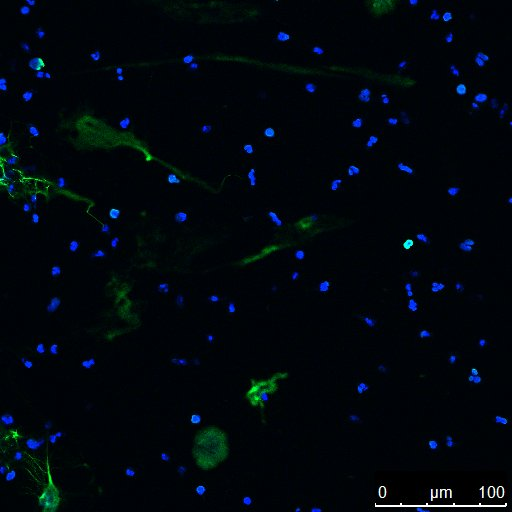
#> input picture data/unlabeled images/Ctr._1h_DFO-Zeitkinetik_2.jpg, 512 x 512 px, found by its file name
$ jupyter execute --allow-errors VGG16_niha.ipynb
#> lines starting #> are read from the running program, lines starting #| are printed output that depends on the picture; after the words box and inside, x2 and y2 are one past the last pixel; in counts of white or black regions, pixels touching at a corner belong together
#> further down, image is the input picture: shape (512, 512, 3); mean B, G, R 13.2, 7.1, 1.3
[cell 1]
import cv2
import numpy as np
from matplotlib import pyplot as plt

def segment_and_enhance_nets(image):
    # Convert image to HSV color space
    hsv = cv2.cvtColor(image, cv2.COLOR_BGR2HSV)
#> hsv: shape (512, 512, 3); mean H, S, V 102.7, 244.5, 14.9

    # Define the color range for the fluorescent marker
    lower_color = np.array([30, 150, 50])  # Adjust these values based on the color
    upper_color = np.array([85, 255, 255])

    # Create a mask for the color
    mask = cv2.inRange(hsv, lower_color, upper_color)
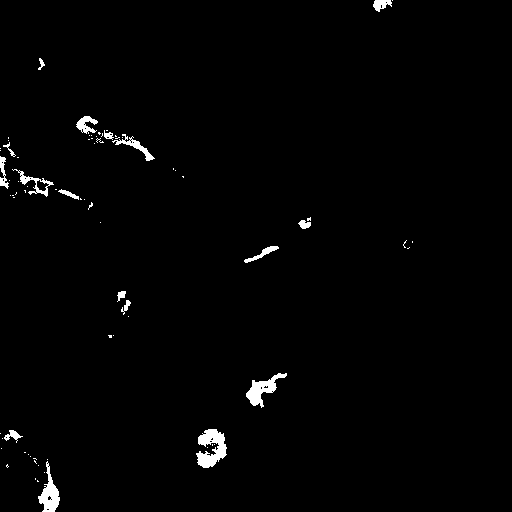
#> mask: shape (512, 512); 1.4% white; 76 white regions (59 under 20 px), largest, box (x1, y1, x2, y2) and area: (196, 429, 227, 468) 727, (246, 373, 287, 408) 529, (38, 461, 60, 512) 501

    # Apply the mask to get the segmented NETs
    segmented_image = cv2.bitwise_and(image, image, mask=mask)

    # Convert the segmented image to grayscale
    gray = cv2.cvtColor(segmented_image, cv2.COLOR_BGR2GRAY)

    # Enhance shapes using morphological operations
    kernel = cv2.getStructuringElement(cv2.MORPH_ELLIPSE, (5, 5))
    enhanced = cv2.morphologyEx(gray, cv2.MORPH_CLOSE, kernel)

    return segmented_image, enhanced

# Example usage
image = cv2.imread('data/unlabeled images/Ctr._1h_DFO-Zeitkinetik_2.jpg')
segmented_image, enhanced_shape = segment_and_enhance_nets(image)

# Display the original, segmented, and enhanced images
plt.figure(figsize=(15, 5))
plt.subplot(1, 3, 1)
plt.title('Original Image')
plt.imshow(cv2.cvtColor(image, cv2.COLOR_BGR2RGB))
plt.subplot(1, 3, 2)
plt.title('Segmented NETs')
plt.imshow(cv2.cvtColor(segmented_image, cv2.COLOR_BGR2RGB))
plt.subplot(1, 3, 3)
plt.title('Enhanced Shape')
plt.imshow(enhanced_shape, cmap='gray')
plt.show()
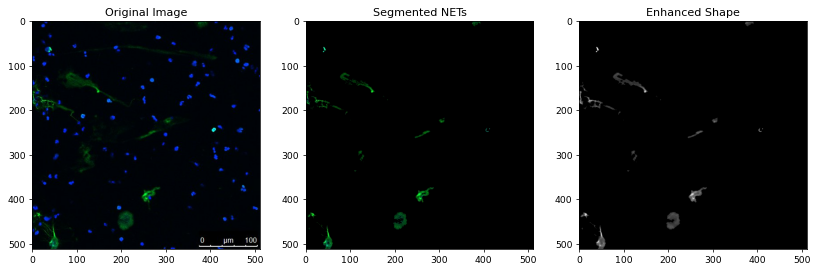
#> figure drawn by matplotlib, 3 panels

$ run again, with data/unlabeled images/Ctr._2h_DFO-Zeitkinetik_4.tif saved as data/unlabeled images/Ctr._1h_DFO-Zeitkinetik_2.jpg
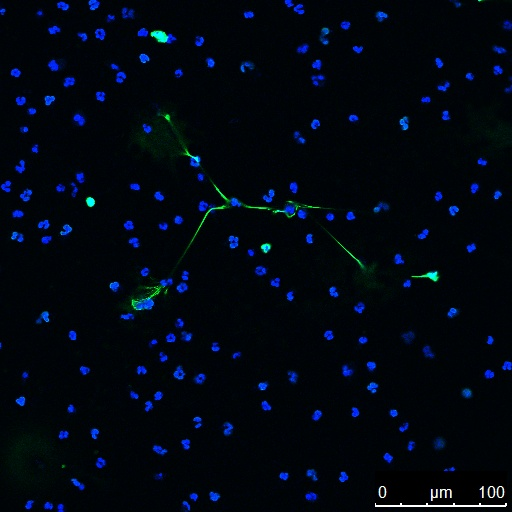
#> input picture data/unlabeled images/Ctr._2h_DFO-Zeitkinetik_4.tif, 512 x 512 px, found by its file name
#> image is the input picture: shape (512, 512, 3); mean B, G, R 17, 7.3, 1.4
#> hsv: shape (512, 512, 3); mean H, S, V 103.2, 240.7, 17.7
#> in segment_and_enhance_nets, `mask = cv2.inRange(hsv, lower_color, upper_color)`:
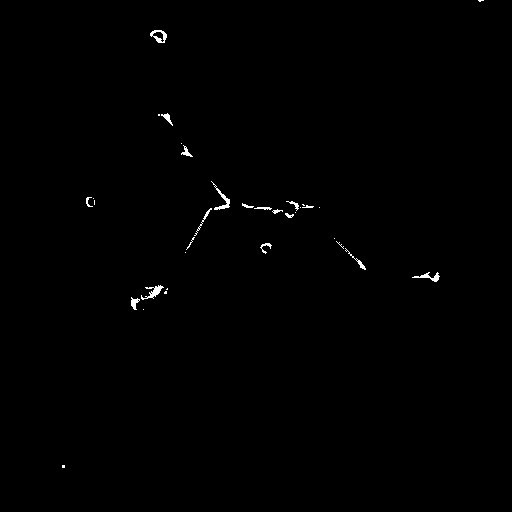
#> mask: shape (512, 512); 0.41% white in thin lines or dots, all inside (x1, y1, x2, y2) = (62, 0, 484, 468)
#> `plt.show()`:
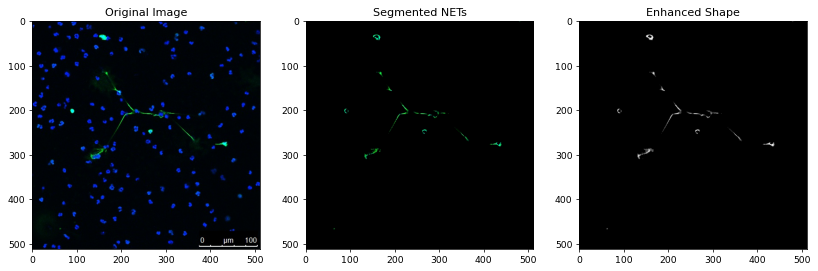
#> figure drawn by matplotlib, 3 panels

$ run again, with data/unlabeled images/DFO+PMA_4h_DFO-Zeitkinetik_6.tif saved as data/unlabeled images/Ctr._1h_DFO-Zeitkinetik_2.jpg
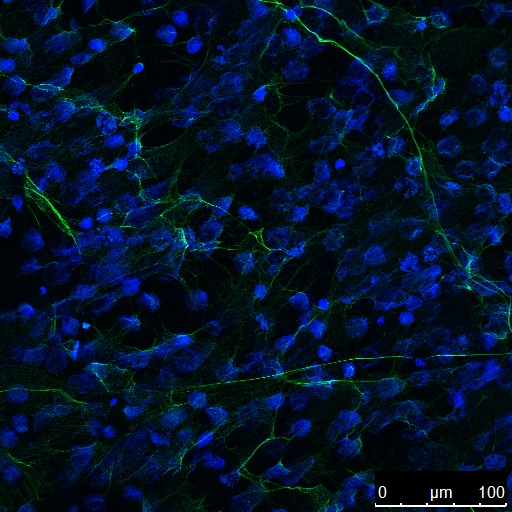
#> input picture data/unlabeled images/DFO+PMA_4h_DFO-Zeitkinetik_6.tif, 512 x 512 px, found by its file name
#> image is the input picture: shape (512, 512, 3); mean B, G, R 40.3, 18.7, 3
#> hsv: shape (512, 512, 3); mean H, S, V 99.5, 238.2, 42.4
#> in segment_and_enhance_nets, `mask = cv2.inRange(hsv, lower_color, upper_color)`:
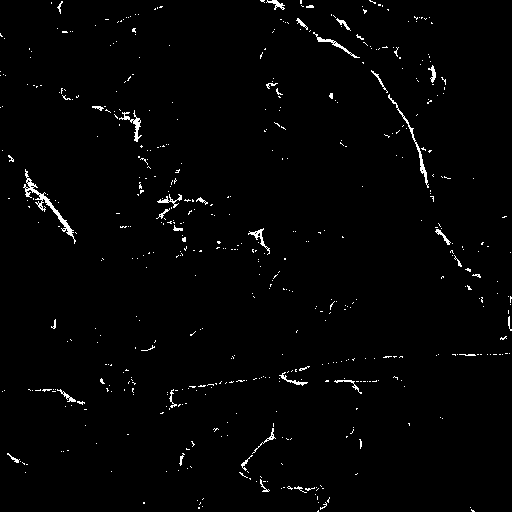
#> mask: shape (512, 512); 1.5% white in thin lines or dots
#> `plt.show()`:
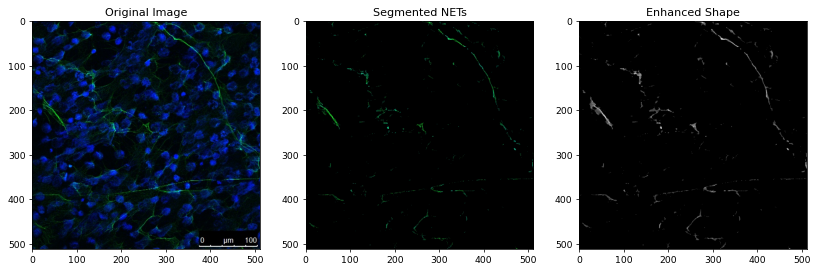
#> figure drawn by matplotlib, 3 panels

$ run again, with data/unlabeled images/DFO_2h_DFO-Zeitkinetik_2.tif saved as data/unlabeled images/Ctr._1h_DFO-Zeitkinetik_2.jpg
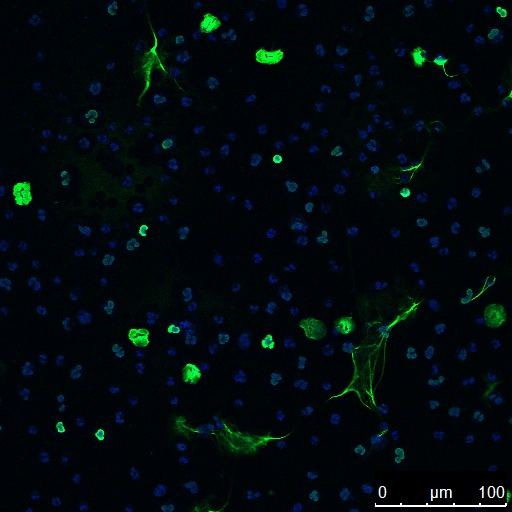
#> input picture data/unlabeled images/DFO_2h_DFO-Zeitkinetik_2.tif, 512 x 512 px, found by its file name
#> image is the input picture: shape (512, 512, 3); mean B, G, R 13, 10, 1.6
#> hsv: shape (512, 512, 3); mean H, S, V 99.4, 238.7, 15.9
#> in segment_and_enhance_nets, `mask = cv2.inRange(hsv, lower_color, upper_color)`:
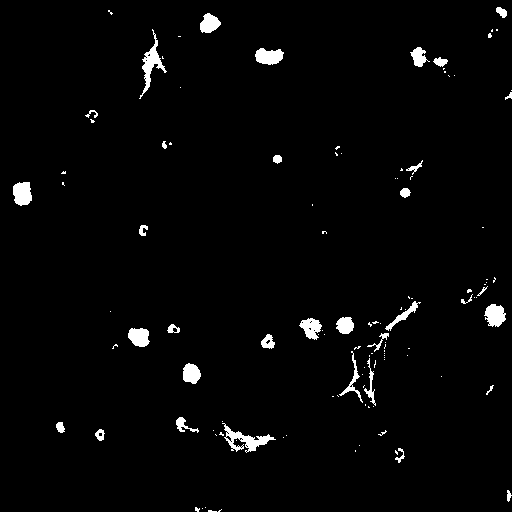
#> mask: shape (512, 512); 2.3% white; 117 white regions (83 under 20 px), largest, box (x1, y1, x2, y2) and area: (222, 423, 276, 453) 525, (139, 29, 167, 99) 481, (13, 182, 32, 206) 370
#> `plt.show()`:
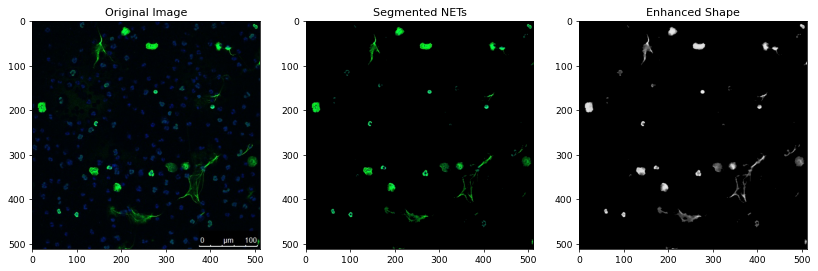
#> figure drawn by matplotlib, 3 panels
